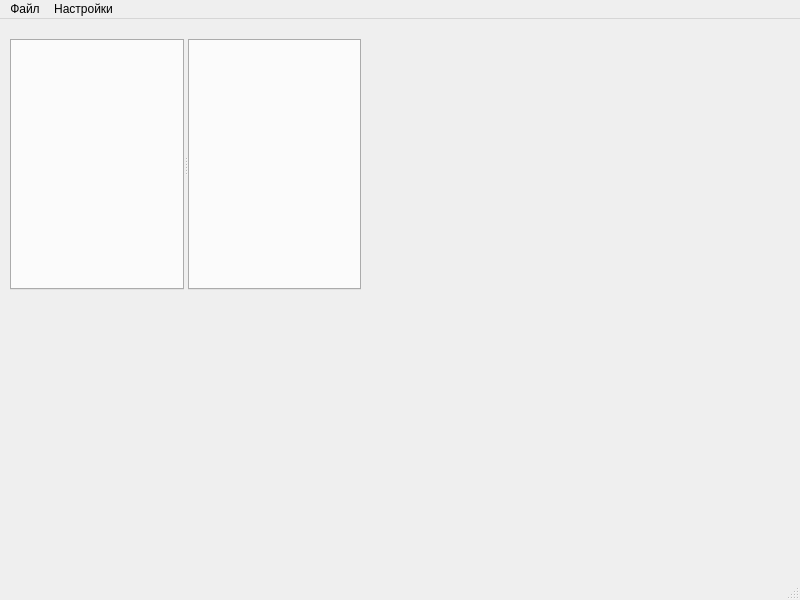
<?xml version="1.0" encoding="UTF-8"?>
<ui version="4.0">
 <class>wf_mainwindow</class>
 <widget class="QMainWindow" name="wf_mainwindow">
  <property name="geometry">
   <rect>
    <x>0</x>
    <y>0</y>
    <width>800</width>
    <height>600</height>
   </rect>
  </property>
  <property name="windowTitle">
   <string>MainWindow</string>
  </property>
  <widget class="QWidget" name="centralwidget">
   <widget class="QWidget" name="horizontalLayoutWidget">
    <property name="geometry">
     <rect>
      <x>10</x>
      <y>20</y>
      <width>351</width>
      <height>251</height>
     </rect>
    </property>
    <layout class="QHBoxLayout" name="horizontalLayout" stretch="0">
     <property name="leftMargin">
      <number>0</number>
     </property>
     <item>
      <widget class="QSplitter" name="splitter">
       <property name="orientation">
        <enum>Qt::Horizontal</enum>
       </property>
       <widget class="QTabWidget" name="tabWidget">
        <property name="sizePolicy">
         <sizepolicy hsizetype="Expanding" vsizetype="Expanding">
          <horstretch>0</horstretch>
          <verstretch>0</verstretch>
         </sizepolicy>
        </property>
        <property name="currentIndex">
         <number>-1</number>
        </property>
       </widget>
       <widget class="QTabWidget" name="tabWidget_2"/>
      </widget>
     </item>
    </layout>
   </widget>
  </widget>
  <widget class="QMenuBar" name="menubar">
   <property name="geometry">
    <rect>
     <x>0</x>
     <y>0</y>
     <width>800</width>
     <height>25</height>
    </rect>
   </property>
   <widget class="QMenu" name="menu">
    <property name="title">
     <string>Файл</string>
    </property>
    <addaction name="save_pr"/>
    <addaction name="open_pr"/>
   </widget>
   <widget class="QMenu" name="menu_2">
    <property name="title">
     <string>Настройки</string>
    </property>
   </widget>
   <addaction name="menu"/>
   <addaction name="menu_2"/>
  </widget>
  <widget class="QStatusBar" name="statusbar"/>
  <action name="save_pr">
   <property name="text">
    <string>Сохранить проект</string>
   </property>
  </action>
  <action name="open_pr">
   <property name="text">
    <string>Загрузить проект</string>
   </property>
  </action>
 </widget>
 <resources/>
 <connections/>
</ui>
